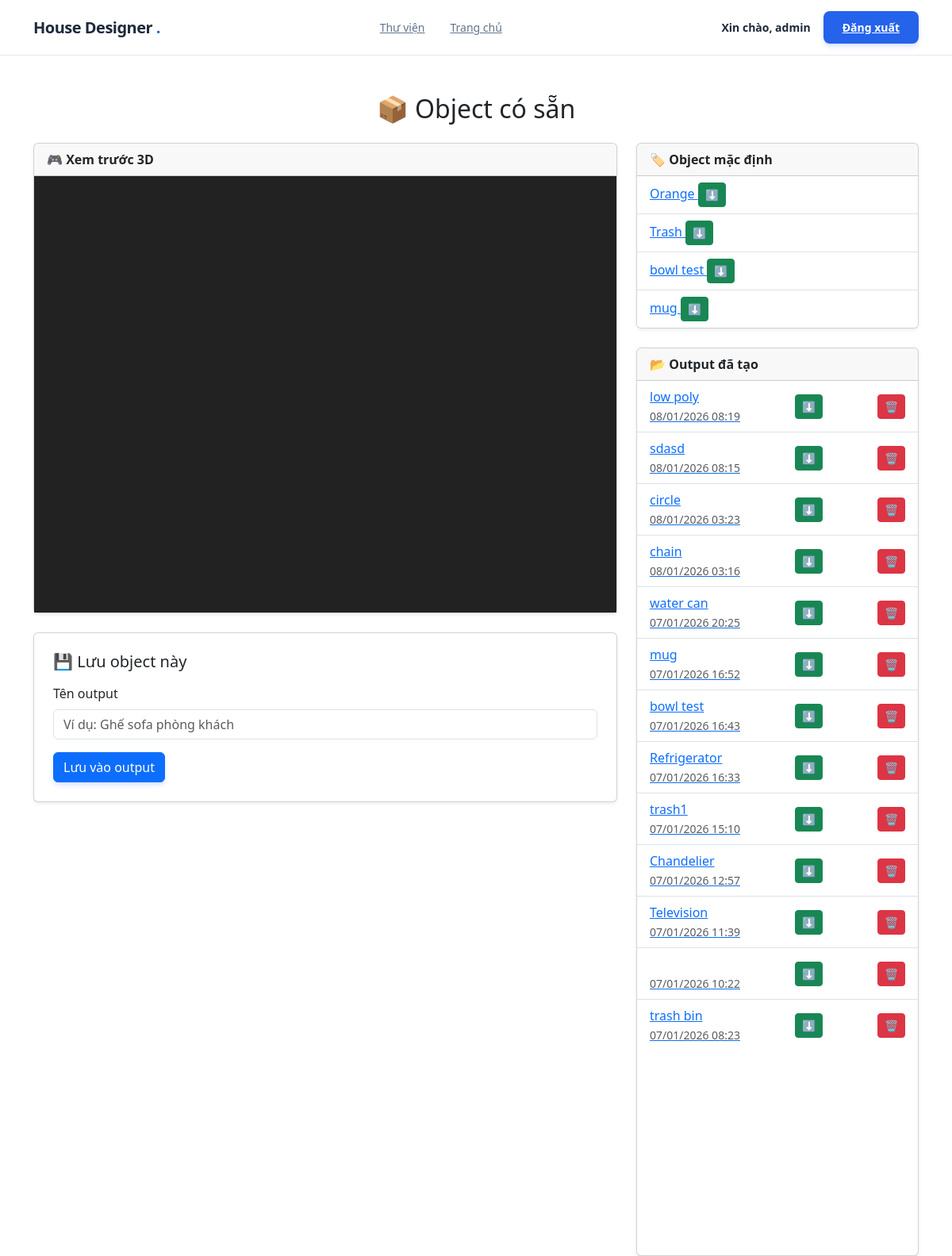
The page /design/default/ (signed in) on the database its author committed.
### gallery/models.py (models this page shows, shortened)
class MeshObject(models.Model):
    name = models.CharField(max_length=255)
    description = models.TextField(blank=True)
    prompt = models.CharField(max_length=255, blank=True)
    thumbnail = models.ImageField(upload_to="thumbnail/", blank=True, null=True)
    folder = models.CharField(max_length=500,null=True,blank=True)
    created_at = models.DateTimeField(default=timezone.now)
    is_default = models.BooleanField(default=False)
    owner = models.ForeignKey(User, on_delete=models.CASCADE, null=True, blank=True)

### render/views.py (the view, shortened to what this page needs)
# urls.py: path("design/default/", views.design_default, name="design_default"),
@login_required(login_url='/login/')
def design_default(request, folder=None):
    mesh = None
    mtl = None
    output = folder
    folder = folder or request.GET.get("folder")
    if folder:
        output_dir = os.path.join(settings.BASE_DIR, "clipmesh", "output", folder)
        if os.path.exists(output_dir):
            mesh = f"/media/{folder}/meshes/mesh_0/mesh.obj"
            mtl  = f"/media/{folder}/meshes/mesh_0/mesh.mtl"
            output = folder
    base_output = os.path.join(settings.BASE_DIR, "clipmesh", "output")
    if folder:
        output_dir = os.path.join(base_output, folder)
        if os.path.exists(output_dir):
            mesh = f"/media/{folder}/meshes/mesh_0/mesh.obj"
            mtl = f"/media/{folder}/meshes/mesh_0/mesh.mtl"
    all_outputs = MeshObject.objects.filter(owner=request.user).order_by("-created_at")
    default_objects = MeshObject.objects.filter(is_default=True).order_by("name")
    return render(request, "default.html", {
        "output": output,
        "mesh": mesh,
        "mtl": mtl,
        "all_outputs": all_outputs,
        "default_objects": default_objects,
    })

### render/templates/default.html (shortened to what this page needs)
{% load static %}
<!DOCTYPE html>
<html lang="vi">
  <head>
    <link rel="stylesheet" href="{% static 'css/styles_intro.css' %}" />
    <link
      rel="stylesheet"
      href="https://cdn.jsdelivr.net/npm/bootstrap@5.3.2/dist/css/bootstrap.min.css"
    />
  </head>
  <body>
    <nav class="navbar">
      <div class="container nav-content">
        <div class="logo">House Designer <span class="dot">.</span></div>
        <div class="nav-links">
          <a href="/gallery">Thư viện</a>
          <a href="{% url 'home' %}">Trang chủ</a>
        </div>
        <div class="nav-actions">
          {% if user.is_authenticated %}
          <span class="btn-text">Xin chào, {{ user.username }}</span>
          <a href="{% url 'logout' %}" class="btn-primary">Đăng xuất</a>
          {% else %}
          <a href="{% url 'login' %}" class="btn-text">Đăng nhập</a>
          <a href="{% url 'home' %}" class="btn-primary">Bắt đầu thiết kế</a>
          {% endif %}
        </div>
      </div>
    </nav>
    <div class="container py-5">
      <h2 class="mb-4 text-center">📦 Object có sẵn</h2>
      <div class="row g-4">
        <div class="col-md-8">
          <div class="card shadow-sm mb-4">
            <div class="card-header fw-bold">🎮 Xem trước 3D</div>
            <div class="card-body p-0">
              <div
                id="container3D"
                data-folder="{{ output|default:'' }}"
                data-mesh="{{ mesh|default:'' }}"
                data-mtl="{{ mtl|default:'' }}"
              ></div>
            </div>
          </div>
          <div class="card p-4 shadow-sm">
            <h5 class="mb-3">💾 Lưu object này</h5>
            <form id="saveForm" method="post">
              <div class="mb-3">
                <label class="form-label">Tên output</label>
                <input
                  type="text"
                  class="form-control"
                  name="name"
                  placeholder="Ví dụ: Ghế sofa phòng khách"
                  required
                />
              </div>
              <button type="submit" class="btn btn-primary">
                Lưu vào output
              </button>
            </form>
          </div>
        </div>
        <div class="col-md-4">
          <div class="card shadow-sm mb-4">
            <div class="card-header fw-bold">🏷 Object mặc định</div>
            <ul class="list-group list-group-flush">
              {% for obj in default_objects %}
              <li class="list-group-item">
                <a href="{% url 'design_default_folder' obj.folder %}">
                  {{ obj.name }}
                </a>
                <a
                  href="{% url 'download_output' obj.folder %}"
                  class="btn btn-sm btn-success"
                  title="Tải về"
                >
                  ⬇
                </a>
              </li>
              {% empty %}
              <li class="list-group-item text-muted">
                Chưa có object mặc định
              </li>
              {% endfor %}
            </ul>
          </div>
          <div class="card shadow-sm h-100">
            <div class="card-header fw-bold">📂 Output đã tạo</div>
            <ul class="list-group list-group-flush">
              {% for o in all_outputs %}
              <li
                class="list-group-item d-flex justify-content-between align-items-center"
              >
                <a href="{% url 'design_default_folder' o.folder %}">
                  {{ o.name }}<br />
                  <small class="text-muted"
                    >{{ o.created_at|date:"d/m/Y H:i" }}</small
                  >
                </a>
                <a
                  href="{% url 'download_output' o.folder %}"
                  class="btn btn-sm btn-success"
                  title="Tải về"
                >
                  ⬇
                </a>
                <form
                  method="post"
                  action="{% url 'delete_output' o.folder %}"
                  onsubmit="return confirm('Bạn có chắc chắn muốn xóa output này không?');"
                >
                  <button type="submit" class="btn btn-sm btn-danger">
                    🗑️
                  </button>
                </form>
              </li>
              {% empty %}
              <li class="list-group-item text-muted">Chưa có output nào</li>
              {% endfor %}
            </ul>
          </div>
        </div>
      </div>
    </div>
  </body>
</html>

### landingPage/static/css/styles_intro.css (style rules this page uses)
:root { --primary: #2563EB; --primary-dark: #1D4ED8; --text-main: #1E293B; --text-light: #64748B; --bg-light: #F8FAFC; --white: #ffffff; }
* { margin: 0; padding: 0; box-sizing: border-box; }
body { font-family: 'Plus Jakarta Sans', sans-serif; color: var(--text-main); background: var(--white); line-height: 1.6; }
.container { max-width: 1200px; margin: 0 auto; padding: 0 24px; }
a { text-decoration: none; transition: 0.3s; }
.navbar { position: fixed; top: 0; width: 100%; z-index: 1000; background: rgba(255, 255, 255, 0.9); backdrop-filter: blur(10px); border-bottom: 1px solid #E2E8F0; height: 70px; display: flex; align-items: center; }
.nav-content { width: 100%; display: flex; justify-content: space-between; align-items: center; }
.logo { font-size: 20px; font-weight: 800; color: var(--text-main); letter-spacing: -0.5px; }
.logo .dot { color: var(--primary); }
.nav-links { display: flex; gap: 32px; }
.nav-links a { color: var(--text-light); font-weight: 500; font-size: 14px; }
.nav-actions { display: flex; align-items: center; gap: 16px; }
.btn-text { color: var(--text-main); font-weight: 600; font-size: 14px; }
.btn-primary { background: var(--primary); color: white; padding: 10px 24px; border-radius: 8px; font-weight: 600; font-size: 14px; box-shadow: 0 4px 6px -1px rgba(37, 99, 235, 0.2); }

### render/templates/default.html (style rules this page uses)
#container3D { width: 100%; height: 550px; background: #222; }

### rows shown on the page
MeshObject: name "Orange"
MeshObject: name "Trash"
MeshObject: name "bowl test", created_at "07/01/2026 16:43"
MeshObject: name "mug", created_at "07/01/2026 16:52"
MeshObject: name "low poly", created_at "08/01/2026 08:19"
MeshObject: name "sdasd", created_at "08/01/2026 08:15"
MeshObject: name "circle", created_at "08/01/2026 03:23"
MeshObject: name "chain", created_at "08/01/2026 03:16"
MeshObject: name "water can", created_at "07/01/2026 20:25"
MeshObject: name "Refrigerator", created_at "07/01/2026 16:33"
MeshObject: name "trash1", created_at "07/01/2026 15:10"
MeshObject: name "Chandelier", created_at "07/01/2026 12:57"
MeshObject: name "Television", created_at "07/01/2026 11:39"
MeshObject: created_at "07/01/2026 10:22"
MeshObject: name "trash bin", created_at "07/01/2026 08:23"

### other values the page prints
{{ user.username }} "admin"
